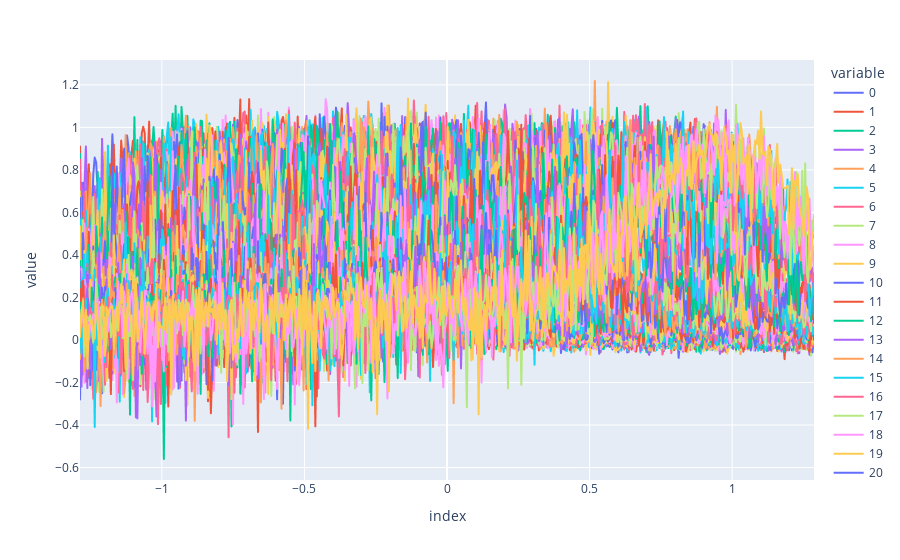

Source (notebook cell):
### Code cell
plot_som(som)

### Figure 1 — Plotly figure (JSON) as saved in the notebook; plotly's stock layout.template omitted (floating-point values rounded to 4 significant figures; data arrays with more than 128 entries replaced by an {"elided": "..."} marker saying what was removed)
{"data": [{"hovertemplate": "variable=0<br>index=%{x}<br>value=%{y}<extra></extra>", "legendgroup": "0", "line": {"color": "#636efa", "dash": "solid"}, "marker": {"symbol": "circle"}, "mode": "lines", "name": "0", "showlegend": true, "type": "scattergl", "x": {"elided": "500 float values"}, "xaxis": "x", "y": {"elided": "500 float values"}, "yaxis": "y"}, {"hovertemplate": "variable=1<br>index=%{x}<br>value=%{y}<extra></extra>", "legendgroup": "1", "line": {"color": "#EF553B", "dash": "solid"}, "marker": {"symbol": "circle"}, "mode": "lines", "name": "1", "showlegend": true, "type": "scattergl", "x": {"elided": "500 float values"}, "xaxis": "x", "y": {"elided": "500 float values"}, "yaxis": "y"}, {"hovertemplate": "variable=2<br>index=%{x}<br>value=%{y}<extra></extra>", "legendgroup": "2", "line": {"color": "#00cc96", "dash": "solid"}, "marker": {"symbol": "circle"}, "mode": "lines", "name": "2", "showlegend": true, "type": "scattergl", "x": {"elided": "500 float values"}, "xaxis": "x", "y": {"elided": "500 float values"}, "yaxis": "y"}, {"hovertemplate": "variable=3<br>index=%{x}<br>value=%{y}<extra></extra>", "legendgroup": "3", "line": {"color": "#ab63fa", "dash": "solid"}, "marker": {"symbol": "circle"}, "mode": "lines", "name": "3", "showlegend": true, "type": "scattergl", "x": {"elided": "500 float values"}, "xaxis": "x", "y": {"elided": "500 float values"}, "yaxis": "y"}, {"hovertemplate": "variable=4<br>index=%{x}<br>value=%{y}<extra></extra>", "legendgroup": "4", "line": {"color": "#FFA15A", "dash": "solid"}, "marker": {"symbol": "circle"}, "mode": "lines", "name": "4", "showlegend": true, "type": "scattergl", "x": {"elided": "500 float values"}, "xaxis": "x", "y": {"elided": "500 float values"}, "yaxis": "y"}, {"hovertemplate": "variable=5<br>index=%{x}<br>value=%{y}<extra></extra>", "legendgroup": "5", "line": {"color": "#19d3f3", "dash": "solid"}, "marker": {"symbol": "circle"}, "mode": "lines", "name": "5", "showlegend": true, "type": "scattergl", "x": {"elided": "500 float values"}, "xaxis": "x", "y": {"elided": "500 float values"}, "yaxis": "y"}, {"hovertemplate": "variable=6<br>index=%{x}<br>value=%{y}<extra></extra>", "legendgroup": "6", "line": {"color": "#FF6692", "dash": "solid"}, "marker": {"symbol": "circle"}, "mode": "lines", "name": "6", "showlegend": true, "type": "scattergl", "x": {"elided": "500 float values"}, "xaxis": "x", "y": {"elided": "500 float values"}, "yaxis": "y"}, {"hovertemplate": "variable=7<br>index=%{x}<br>value=%{y}<extra></extra>", "legendgroup": "7", "line": {"color": "#B6E880", "dash": "solid"}, "marker": {"symbol": "circle"}, "mode": "lines", "name": "7", "showlegend": true, "type": "scattergl", "x": {"elided": "500 float values"}, "xaxis": "x", "y": {"elided": "500 float values"}, "yaxis": "y"}, {"hovertemplate": "variable=8<br>index=%{x}<br>value=%{y}<extra></extra>", "legendgroup": "8", "line": {"color": "#FF97FF", "dash": "solid"}, "marker": {"symbol": "circle"}, "mode": "lines", "name": "8", "showlegend": true, "type": "scattergl", "x": {"elided": "500 float values"}, "xaxis": "x", "y": {"elided": "500 float values"}, "yaxis": "y"}, {"hovertemplate": "variable=9<br>index=%{x}<br>value=%{y}<extra></extra>", "legendgroup": "9", "line": {"color": "#FECB52", "dash": "solid"}, "marker": {"symbol": "circle"}, "mode": "lines", "name": "9", "showlegend": true, "type": "scattergl", "x": {"elided": "500 float values"}, "xaxis": "x", "y": {"elided": "500 float values"}, "yaxis": "y"}, {"hovertemplate": "variable=10<br>index=%{x}<br>value=%{y}<extra></extra>", "legendgroup": "10", "line": {"color": "#636efa", "dash": "solid"}, "marker": {"symbol": "circle"}, "mode": "lines", "name": "10", "showlegend": true, "type": "scattergl", "x": {"elided": "500 float values"}, "xaxis": "x", "y": {"elided": "500 float values"}, "yaxis": "y"}, {"hovertemplate": "variable=11<br>index=%{x}<br>value=%{y}<extra></extra>", "legendgroup": "11", "line": {"color": "#EF553B", "dash": "solid"}, "marker": {"symbol": "circle"}, "mode": "lines", "name": "11", "showlegend": true, "type": "scattergl", "x": {"elided": "500 float values"}, "xaxis": "x", "y": {"elided": "500 float values"}, "yaxis": "y"}, {"hovertemplate": "variable=12<br>index=%{x}<br>value=%{y}<extra></extra>", "legendgroup": "12", "line": {"color": "#00cc96", "dash": "solid"}, "marker": {"symbol": "circle"}, "mode": "lines", "name": "12", "showlegend": true, "type": "scattergl", "x": {"elided": "500 float values"}, "xaxis": "x", "y": {"elided": "500 float values"}, "yaxis": "y"}, {"hovertemplate": "variable=13<br>index=%{x}<br>value=%{y}<extra></extra>", "legendgroup": "13", "line": {"color": "#ab63fa", "dash": "solid"}, "marker": {"symbol": "circle"}, "mode": "lines", "name": "13", "showlegend": true, "type": "scattergl", "x": {"elided": "500 float values"}, "xaxis": "x", "y": {"elided": "500 float values"}, "yaxis": "y"}, {"hovertemplate": "variable=14<br>index=%{x}<br>value=%{y}<extra></extra>", "legendgroup": "14", "line": {"color": "#FFA15A", "dash": "solid"}, "marker": {"symbol": "circle"}, "mode": "lines", "name": "14", "showlegend": true, "type": "scattergl", "x": {"elided": "500 float values"}, "xaxis": "x", "y": {"elided": "500 float values"}, "yaxis": "y"}, {"hovertemplate": "variable=15<br>index=%{x}<br>value=%{y}<extra></extra>", "legendgroup": "15", "line": {"color": "#19d3f3", "dash": "solid"}, "marker": {"symbol": "circle"}, "mode": "lines", "name": "15", "showlegend": true, "type": "scattergl", "x": {"elided": "500 float values"}, "xaxis": "x", "y": {"elided": "500 float values"}, "yaxis": "y"}, {"hovertemplate": "variable=16<br>index=%{x}<br>value=%{y}<extra></extra>", "legendgroup": "16", "line": {"color": "#FF6692", "dash": "solid"}, "marker": {"symbol": "circle"}, "mode": "lines", "name": "16", "showlegend": true, "type": "scattergl", "x": {"elided": "500 float values"}, "xaxis": "x", "y": {"elided": "500 float values"}, "yaxis": "y"}, {"hovertemplate": "variable=17<br>index=%{x}<br>value=%{y}<extra></extra>", "legendgroup": "17", "line": {"color": "#B6E880", "dash": "solid"}, "marker": {"symbol": "circle"}, "mode": "lines", "name": "17", "showlegend": true, "type": "scattergl", "x": {"elided": "500 float values"}, "xaxis": "x", "y": {"elided": "500 float values"}, "yaxis": "y"}, {"hovertemplate": "variable=18<br>index=%{x}<br>value=%{y}<extra></extra>", "legendgroup": "18", "line": {"color": "#FF97FF", "dash": "solid"}, "marker": {"symbol": "circle"}, "mode": "lines", "name": "18", "showlegend": true, "type": "scattergl", "x": {"elided": "500 float values"}, "xaxis": "x", "y": {"elided": "500 float values"}, "yaxis": "y"}, {"hovertemplate": "variable=19<br>index=%{x}<br>value=%{y}<extra></extra>", "legendgroup": "19", "line": {"color": "#FECB52", "dash": "solid"}, "marker": {"symbol": "circle"}, "mode": "lines", "name": "19", "showlegend": true, "type": "scattergl", "x": {"elided": "500 float values"}, "xaxis": "x", "y": {"elided": "500 float values"}, "yaxis": "y"}, {"hovertemplate": "variable=20<br>index=%{x}<br>value=%{y}<extra></extra>", "legendgroup": "20", "line": {"color": "#636efa", "dash": "solid"}, "marker": {"symbol": "circle"}, "mode": "lines", "name": "20", "showlegend": true, "type": "scattergl", "x": {"elided": "500 float values"}, "xaxis": "x", "y": {"elided": "500 float values"}, "yaxis": "y"}, {"hovertemplate": "variable=21<br>index=%{x}<br>value=%{y}<extra></extra>", "legendgroup": "21", "line": {"color": "#EF553B", "dash": "solid"}, "marker": {"symbol": "circle"}, "mode": "lines", "name": "21", "showlegend": true, "type": "scattergl", "x": {"elided": "500 float values"}, "xaxis": "x", "y": {"elided": "500 float values"}, "yaxis": "y"}, {"hovertemplate": "variable=22<br>index=%{x}<br>value=%{y}<extra></extra>", "legendgroup": "22", "line": {"color": "#00cc96", "dash": "solid"}, "marker": {"symbol": "circle"}, "mode": "lines", "name": "22", "showlegend": true, "type": "scattergl", "x": {"elided": "500 float values"}, "xaxis": "x", "y": {"elided": "500 float values"}, "yaxis": "y"}, {"hovertemplate": "variable=23<br>index=%{x}<br>value=%{y}<extra></extra>", "legendgroup": "23", "line": {"color": "#ab63fa", "dash": "solid"}, "marker": {"symbol": "circle"}, "mode": "lines", "name": "23", "showlegend": true, "type": "scattergl", "x": {"elided": "500 float values"}, "xaxis": "x", "y": {"elided": "500 float values"}, "yaxis": "y"}, {"hovertemplate": "variable=24<br>index=%{x}<br>value=%{y}<extra></extra>", "legendgroup": "24", "line": {"color": "#FFA15A", "dash": "solid"}, "marker": {"symbol": "circle"}, "mode": "lines", "name": "24", "showlegend": true, "type": "scattergl", "x": {"elided": "500 float values"}, "xaxis": "x", "y": {"elided": "500 float values"}, "yaxis": "y"}, {"hovertemplate": "variable=25<br>index=%{x}<br>value=%{y}<extra></extra>", "legendgroup": "25", "line": {"color": "#19d3f3", "dash": "solid"}, "marker": {"symbol": "circle"}, "mode": "lines", "name": "25", "showlegend": true, "type": "scattergl", "x": {"elided": "500 float values"}, "xaxis": "x", "y": {"elided": "500 float values"}, "yaxis": "y"}, {"hovertemplate": "variable=26<br>index=%{x}<br>value=%{y}<extra></extra>", "legendgroup": "26", "line": {"color": "#FF6692", "dash": "solid"}, "marker": {"symbol": "circle"}, "mode": "lines", "name": "26", "showlegend": true, "type": "scattergl", "x": {"elided": "500 float values"}, "xaxis": "x", "y": {"elided": "500 float values"}, "yaxis": "y"}, {"hovertemplate": "variable=27<br>index=%{x}<br>value=%{y}<extra></extra>", "legendgroup": "27", "line": {"color": "#B6E880", "dash": "solid"}, "marker": {"symbol": "circle"}, "mode": "lines", "name": "27", "showlegend": true, "type": "scattergl", "x": {"elided": "500 float values"}, "xaxis": "x", "y": {"elided": "500 float values"}, "yaxis": "y"}, {"hovertemplate": "variable=28<br>index=%{x}<br>value=%{y}<extra></extra>", "legendgroup": "28", "line": {"color": "#FF97FF", "dash": "solid"}, "marker": {"symbol": "circle"}, "mode": "lines", "name": "28", "showlegend": true, "type": "scattergl", "x": {"elided": "500 float values"}, "xaxis": "x", "y": {"elided": "500 float values"}, "yaxis": "y"}, {"hovertemplate": "variable=29<br>index=%{x}<br>value=%{y}<extra></extra>", "legendgroup": "29", "line": {"color": "#FECB52", "dash": "solid"}, "marker": {"symbol": "circle"}, "mode": "lines", "name": "29", "showlegend": true, "type": "scattergl", "x": {"elided": "500 float values"}, "xaxis": "x", "y": {"elided": "500 float values"}, "yaxis": "y"}, {"hovertemplate": "variable=30<br>index=%{x}<br>value=%{y}<extra></extra>", "legendgroup": "30", "line": {"color": "#636efa", "dash": "solid"}, "marker": {"symbol": "circle"}, "mode": "lines", "name": "30", "showlegend": true, "type": "scattergl", "x": {"elided": "500 float values"}, "xaxis": "x", "y": {"elided": "500 float values"}, "yaxis": "y"}, {"hovertemplate": "variable=31<br>index=%{x}<br>value=%{y}<extra></extra>", "legendgroup": "31", "line": {"color": "#EF553B", "dash": "solid"}, "marker": {"symbol": "circle"}, "mode": "lines", "name": "31", "showlegend": true, "type": "scattergl", "x": {"elided": "500 float values"}, "xaxis": "x", "y": {"elided": "500 float values"}, "yaxis": "y"}, {"hovertemplate": "variable=32<br>index=%{x}<br>value=%{y}<extra></extra>", "legendgroup": "32", "line": {"color": "#00cc96", "dash": "solid"}, "marker": {"symbol": "circle"}, "mode": "lines", "name": "32", "showlegend": true, "type": "scattergl", "x": {"elided": "500 float values"}, "xaxis": "x", "y": {"elided": "500 float values"}, "yaxis": "y"}, {"hovertemplate": "variable=33<br>index=%{x}<br>value=%{y}<extra></extra>", "legendgroup": "33", "line": {"color": "#ab63fa", "dash": "solid"}, "marker": {"symbol": "circle"}, "mode": "lines", "name": "33", "showlegend": true, "type": "scattergl", "x": {"elided": "500 float values"}, "xaxis": "x", "y": {"elided": "500 float values"}, "yaxis": "y"}, {"hovertemplate": "variable=34<br>index=%{x}<br>value=%{y}<extra></extra>", "legendgroup": "34", "line": {"color": "#FFA15A", "dash": "solid"}, "marker": {"symbol": "circle"}, "mode": "lines", "name": "34", "showlegend": true, "type": "scattergl", "x": {"elided": "500 float values"}, "xaxis": "x", "y": {"elided": "500 float values"}, "yaxis": "y"}, {"hovertemplate": "variable=35<br>index=%{x}<br>value=%{y}<extra></extra>", "legendgroup": "35", "line": {"color": "#19d3f3", "dash": "solid"}, "marker": {"symbol": "circle"}, "mode": "lines", "name": "35", "showlegend": true, "type": "scattergl", "x": {"elided": "500 float values"}, "xaxis": "x", "y": {"elided": "500 float values"}, "yaxis": "y"}, {"hovertemplate": "variable=36<br>index=%{x}<br>value=%{y}<extra></extra>", "legendgroup": "36", "line": {"color": "#FF6692", "dash": "solid"}, "marker": {"symbol": "circle"}, "mode": "lines", "name": "36", "showlegend": true, "type": "scattergl", "x": {"elided": "500 float values"}, "xaxis": "x", "y": {"elided": "500 float values"}, "yaxis": "y"}, {"hovertemplate": "variable=37<br>index=%{x}<br>value=%{y}<extra></extra>", "legendgroup": "37", "line": {"color": "#B6E880", "dash": "solid"}, "marker": {"symbol": "circle"}, "mode": "lines", "name": "37", "showlegend": true, "type": "scattergl", "x": {"elided": "500 float values"}, "xaxis": "x", "y": {"elided": "500 float values"}, "yaxis": "y"}, {"hovertemplate": "variable=38<br>index=%{x}<br>value=%{y}<extra></extra>", "legendgroup": "38", "line": {"color": "#FF97FF", "dash": "solid"}, "marker": {"symbol": "circle"}, "mode": "lines", "name": "38", "showlegend": true, "type": "scattergl", "x": {"elided": "500 float values"}, "xaxis": "x", "y": {"elided": "500 float values"}, "yaxis": "y"}, {"hovertemplate": "variable=39<br>index=%{x}<br>value=%{y}<extra></extra>", "legendgroup": "39", "line": {"color": "#FECB52", "dash": "solid"}, "marker": {"symbol": "circle"}, "mode": "lines", "name": "39", "showlegend": true, "type": "scattergl", "x": {"elided": "500 float values"}, "xaxis": "x", "y": {"elided": "500 float values"}, "yaxis": "y"}, {"hovertemplate": "variable=40<br>index=%{x}<br>value=%{y}<extra></extra>", "legendgroup": "40", "line": {"color": "#636efa", "dash": "solid"}, "marker": {"symbol": "circle"}, "mode": "lines", "name": "40", "showlegend": true, "type": "scattergl", "x": {"elided": "500 float values"}, "xaxis": "x", "y": {"elided": "500 float values"}, "yaxis": "y"}, {"hovertemplate": "variable=41<br>index=%{x}<br>value=%{y}<extra></extra>", "legendgroup": "41", "line": {"color": "#EF553B", "dash": "solid"}, "marker": {"symbol": "circle"}, "mode": "lines", "name": "41", "showlegend": true, "type": "scattergl", "x": {"elided": "500 float values"}, "xaxis": "x", "y": {"elided": "500 float values"}, "yaxis": "y"}, {"hovertemplate": "variable=42<br>index=%{x}<br>value=%{y}<extra></extra>", "legendgroup": "42", "line": {"color": "#00cc96", "dash": "solid"}, "marker": {"symbol": "circle"}, "mode": "lines", "name": "42", "showlegend": true, "type": "scattergl", "x": {"elided": "500 float values"}, "xaxis": "x", "y": {"elided": "500 float values"}, "yaxis": "y"}, {"hovertemplate": "variable=43<br>index=%{x}<br>value=%{y}<extra></extra>", "legendgroup": "43", "line": {"color": "#ab63fa", "dash": "solid"}, "marker": {"symbol": "circle"}, "mode": "lines", "name": "43", "showlegend": true, "type": "scattergl", "x": {"elided": "500 float values"}, "xaxis": "x", "y": {"elided": "500 float values"}, "yaxis": "y"}, {"hovertemplate": "variable=44<br>index=%{x}<br>value=%{y}<extra></extra>", "legendgroup": "44", "line": {"color": "#FFA15A", "dash": "solid"}, "marker": {"symbol": "circle"}, "mode": "lines", "name": "44", "showlegend": true, "type": "scattergl", "x": {"elided": "500 float values"}, "xaxis": "x", "y": {"elided": "500 float values"}, "yaxis": "y"}, {"hovertemplate": "variable=45<br>index=%{x}<br>value=%{y}<extra></extra>", "legendgroup": "45", "line": {"color": "#19d3f3", "dash": "solid"}, "marker": {"symbol": "circle"}, "mode": "lines", "name": "45", "showlegend": true, "type": "scattergl", "x": {"elided": "500 float values"}, "xaxis": "x", "y": {"elided": "500 float values"}, "yaxis": "y"}, {"hovertemplate": "variable=46<br>index=%{x}<br>value=%{y}<extra></extra>", "legendgroup": "46", "line": {"color": "#FF6692", "dash": "solid"}, "marker": {"symbol": "circle"}, "mode": "lines", "name": "46", "showlegend": true, "type": "scattergl", "x": {"elided": "500 float values"}, "xaxis": "x", "y": {"elided": "500 float values"}, "yaxis": "y"}, {"hovertemplate": "variable=47<br>index=%{x}<br>value=%{y}<extra></extra>", "legendgroup": "47", "line": {"color": "#B6E880", "dash": "solid"}, "marker": {"symbol": "circle"}, "mode": "lines", "name": "47", "showlegend": true, "type": "scattergl", "x": {"elided": "500 float values"}, "xaxis": "x", "y": {"elided": "500 float values"}, "yaxis": "y"}, {"hovertemplate": "variable=48<br>index=%{x}<br>value=%{y}<extra></extra>", "legendgroup": "48", "line": {"color": "#FF97FF", "dash": "solid"}, "marker": {"symbol": "circle"}, "mode": "lines", "name": "48", "showlegend": true, "type": "scattergl", "x": {"elided": "500 float values"}, "xaxis": "x", "y": {"elided": "500 float values"}, "yaxis": "y"}, {"hovertemplate": "variable=49<br>index=%{x}<br>value=%{y}<extra></extra>", "legendgroup": "49", "line": {"color": "#FECB52", "dash": "solid"}, "marker": {"symbol": "circle"}, "mode": "lines", "name": "49", "showlegend": true, "type": "scattergl", "x": {"elided": "500 float values"}, "xaxis": "x", "y": {"elided": "500 float values"}, "yaxis": "y"}, {"hovertemplate": "variable=50<br>index=%{x}<br>value=%{y}<extra></extra>", "legendgroup": "50", "line": {"color": "#636efa", "dash": "solid"}, "marker": {"symbol": "circle"}, "mode": "lines", "name": "50", "showlegend": true, "type": "scattergl", "x": {"elided": "500 float values"}, "xaxis": "x", "y": {"elided": "500 float values"}, "yaxis": "y"}, {"hovertemplate": "variable=51<br>index=%{x}<br>value=%{y}<extra></extra>", "legendgroup": "51", "line": {"color": "#EF553B", "dash": "solid"}, "marker": {"symbol": "circle"}, "mode": "lines", "name": "51", "showlegend": true, "type": "scattergl", "x": {"elided": "500 float values"}, "xaxis": "x", "y": {"elided": "500 float values"}, "yaxis": "y"}, {"hovertemplate": "variable=52<br>index=%{x}<br>value=%{y}<extra></extra>", "legendgroup": "52", "line": {"color": "#00cc96", "dash": "solid"}, "marker": {"symbol": "circle"}, "mode": "lines", "name": "52", "showlegend": true, "type": "scattergl", "x": {"elided": "500 float values"}, "xaxis": "x", "y": {"elided": "500 float values"}, "yaxis": "y"}, {"hovertemplate": "variable=53<br>index=%{x}<br>value=%{y}<extra></extra>", "legendgroup": "53", "line": {"color": "#ab63fa", "dash": "solid"}, "marker": {"symbol": "circle"}, "mode": "lines", "name": "53", "showlegend": true, "type": "scattergl", "x": {"elided": "500 float values"}, "xaxis": "x", "y": {"elided": "500 float values"}, "yaxis": "y"}, {"hovertemplate": "variable=54<br>index=%{x}<br>value=%{y}<extra></extra>", "legendgroup": "54", "line": {"color": "#FFA15A", "dash": "solid"}, "marker": {"symbol": "circle"}, "mode": "lines", "name": "54", "showlegend": true, "type": "scattergl", "x": {"elided": "500 float values"}, "xaxis": "x", "y": {"elided": "500 float values"}, "yaxis": "y"}, {"hovertemplate": "variable=55<br>index=%{x}<br>value=%{y}<extra></extra>", "legendgroup": "55", "line": {"color": "#19d3f3", "dash": "solid"}, "marker": {"symbol": "circle"}, "mode": "lines", "name": "55", "showlegend": true, "type": "scattergl", "x": {"elided": "500 float values"}, "xaxis": "x", "y": {"elided": "500 float values"}, "yaxis": "y"}, {"hovertemplate": "variable=56<br>index=%{x}<br>value=%{y}<extra></extra>", "legendgroup": "56", "line": {"color": "#FF6692", "dash": "solid"}, "marker": {"symbol": "circle"}, "mode": "lines", "name": "56", "showlegend": true, "type": "scattergl", "x": {"elided": "500 float values"}, "xaxis": "x", "y": {"elided": "500 float values"}, "yaxis": "y"}, {"hovertemplate": "variable=57<br>index=%{x}<br>value=%{y}<extra></extra>", "legendgroup": "57", "line": {"color": "#B6E880", "dash": "solid"}, "marker": {"symbol": "circle"}, "mode": "lines", "name": "57", "showlegend": true, "type": "scattergl", "x": {"elided": "500 float values"}, "xaxis": "x", "y": {"elided": "500 float values"}, "yaxis": "y"}, {"hovertemplate": "variable=58<br>index=%{x}<br>value=%{y}<extra></extra>", "legendgroup": "58", "line": {"color": "#FF97FF", "dash": "solid"}, "marker": {"symbol": "circle"}, "mode": "lines", "name": "58", "showlegend": true, "type": "scattergl", "x": {"elided": "500 float values"}, "xaxis": "x", "y": {"elided": "500 float values"}, "yaxis": "y"}, {"hovertemplate": "variable=59<br>index=%{x}<br>value=%{y}<extra></extra>", "legendgroup": "59", "line": {"color": "#FECB52", "dash": "solid"}, "marker": {"symbol": "circle"}, "mode": "lines", "name": "59", "showlegend": true, "type": "scattergl", "x": {"elided": "500 float values"}, "xaxis": "x", "y": {"elided": "500 float values"}, "yaxis": "y"}, {"hovertemplate": "variable=60<br>index=%{x}<br>value=%{y}<extra></extra>", "legendgroup": "60", "line": {"color": "#636efa", "dash": "solid"}, "marker": {"symbol": "circle"}, "mode": "lines", "name": "60", "showlegend": true, "type": "scattergl", "x": {"elided": "500 float values"}, "xaxis": "x", "y": {"elided": "500 float values"}, "yaxis": "y"}, {"hovertemplate": "variable=61<br>index=%{x}<br>value=%{y}<extra></extra>", "legendgroup": "61", "line": {"color": "#EF553B", "dash": "solid"}, "marker": {"symbol": "circle"}, "mode": "lines", "name": "61", "showlegend": true, "type": "scattergl", "x": {"elided": "500 float values"}, "xaxis": "x", "y": {"elided": "500 float values"}, "yaxis": "y"}, {"hovertemplate": "variable=62<br>index=%{x}<br>value=%{y}<extra></extra>", "legendgroup": "62", "line": {"color": "#00cc96", "dash": "solid"}, "marker": {"symbol": "circle"}, "mode": "lines", "name": "62", "showlegend": true, "type": "scattergl", "x": {"elided": "500 float values"}, "xaxis": "x", "y": {"elided": "500 float values"}, "yaxis": "y"}, {"hovertemplate": "variable=63<br>index=%{x}<br>value=%{y}<extra></extra>", "legendgroup": "63", "line": {"color": "#ab63fa", "dash": "solid"}, "marker": {"symbol": "circle"}, "mode": "lines", "name": "63", "showlegend": true, "type": "scattergl", "x": {"elided": "500 float values"}, "xaxis": "x", "y": {"elided": "500 float values"}, "yaxis": "y"}, {"hovertemplate": "variable=64<br>index=%{x}<br>value=%{y}<extra></extra>", "legendgroup": "64", "line": {"color": "#FFA15A", "dash": "solid"}, "marker": {"symbol": "circle"}, "mode": "lines", "name": "64", "showlegend": true, "type": "scattergl", "x": {"elided": "500 float values"}, "xaxis": "x", "y": {"elided": "500 float values"}, "yaxis": "y"}, {"hovertemplate": "variable=65<br>index=%{x}<br>value=%{y}<extra></extra>", "legendgroup": "65", "line": {"color": "#19d3f3", "dash": "solid"}, "marker": {"symbol": "circle"}, "mode": "lines", "name": "65", "showlegend": true, "type": "scattergl", "x": {"elided": "500 float values"}, "xaxis": "x", "y": {"elided": "500 float values"}, "yaxis": "y"}, {"hovertemplate": "variable=66<br>index=%{x}<br>value=%{y}<extra></extra>", "legendgroup": "66", "line": {"color": "#FF6692", "dash": "solid"}, "marker": {"symbol": "circle"}, "mode": "lines", "name": "66", "showlegend": true, "type": "scattergl", "x": {"elided": "500 float values"}, "xaxis": "x", "y": {"elided": "500 float values"}, "yaxis": "y"}, {"hovertemplate": "variable=67<br>index=%{x}<br>value=%{y}<extra></extra>", "legendgroup": "67", "line": {"color": "#B6E880", "dash": "solid"}, "marker": {"symbol": "circle"}, "mode": "lines", "name": "67", "showlegend": true, "type": "scattergl", "x": {"elided": "500 float values"}, "xaxis": "x", "y": {"elided": "500 float values"}, "yaxis": "y"}, {"hovertemplate": "variable=68<br>index=%{x}<br>value=%{y}<extra></extra>", "legendgroup": "68", "line": {"color": "#FF97FF", "dash": "solid"}, "marker": {"symbol": "circle"}, "mode": "lines", "name": "68", "showlegend": true, "type": "scattergl", "x": {"elided": "500 float values"}, "xaxis": "x", "y": {"elided": "500 float values"}, "yaxis": "y"}, {"hovertemplate": "variable=69<br>index=%{x}<br>value=%{y}<extra></extra>", "legendgroup": "69", "line": {"color": "#FECB52", "dash": "solid"}, "marker": {"symbol": "circle"}, "mode": "lines", "name": "69", "showlegend": true, "type": "scattergl", "x": {"elided": "500 float values"}, "xaxis": "x", "y": {"elided": "500 float values"}, "yaxis": "y"}, {"hovertemplate": "variable=70<br>index=%{x}<br>value=%{y}<extra></extra>", "legendgroup": "70", "line": {"color": "#636efa", "dash": "solid"}, "marker": {"symbol": "circle"}, "mode": "lines", "name": "70", "showlegend": true, "type": "scattergl", "x": {"elided": "500 float values"}, "xaxis": "x", "y": {"elided": "500 float values"}, "yaxis": "y"}, {"hovertemplate": "variable=71<br>index=%{x}<br>value=%{y}<extra></extra>", "legendgroup": "71", "line": {"color": "#EF553B", "dash": "solid"}, "marker": {"symbol": "circle"}, "mode": "lines", "name": "71", "showlegend": true, "type": "scattergl", "x": {"elided": "500 float values"}, "xaxis": "x", "y": {"elided": "500 float values"}, "yaxis": "y"}, {"hovertemplate": "variable=72<br>index=%{x}<br>value=%{y}<extra></extra>", "legendgroup": "72", "line": {"color": "#00cc96", "dash": "solid"}, "marker": {"symbol": "circle"}, "mode": "lines", "name": "72", "showlegend": true, "type": "scattergl", "x": {"elided": "500 float values"}, "xaxis": "x", "y": {"elided": "500 float values"}, "yaxis": "y"}, {"hovertemplate": "variable=73<br>index=%{x}<br>value=%{y}<extra></extra>", "legendgroup": "73", "line": {"color": "#ab63fa", "dash": "solid"}, "marker": {"symbol": "circle"}, "mode": "lines", "name": "73", "showlegend": true, "type": "scattergl", "x": {"elided": "500 float values"}, "xaxis": "x", "y": {"elided": "500 float values"}, "yaxis": "y"}, {"hovertemplate": "variable=74<br>index=%{x}<br>value=%{y}<extra></extra>", "legendgroup": "74", "line": {"color": "#FFA15A", "dash": "solid"}, "marker": {"symbol": "circle"}, "mode": "lines", "name": "74", "showlegend": true, "type": "scattergl", "x": {"elided": "500 float values"}, "xaxis": "x", "y": {"elided": "500 float values"}, "yaxis": "y"}, {"hovertemplate": "variable=75<br>index=%{x}<br>value=%{y}<extra></extra>", "legendgroup": "75", "line": {"color": "#19d3f3", "dash": "solid"}, "marker": {"symbol": "circle"}, "mode": "lines", "name": "75", "showlegend": true, "type": "scattergl", "x": {"elided": "500 float values"}, "xaxis": "x", "y": {"elided": "500 float values"}, "yaxis": "y"}, {"hovertemplate": "variable=76<br>index=%{x}<br>value=%{y}<extra></extra>", "legendgroup": "76", "line": {"color": "#FF6692", "dash": "solid"}, "marker": {"symbol": "circle"}, "mode": "lines", "name": "76", "showlegend": true, "type": "scattergl", "x": {"elided": "500 float values"}, "xaxis": "x", "y": {"elided": "500 float values"}, "yaxis": "y"}, {"hovertemplate": "variable=77<br>index=%{x}<br>value=%{y}<extra></extra>", "legendgroup": "77", "line": {"color": "#B6E880", "dash": "solid"}, "marker": {"symbol": "circle"}, "mode": "lines", "name": "77", "showlegend": true, "type": "scattergl", "x": {"elided": "500 float values"}, "xaxis": "x", "y": {"elided": "500 float values"}, "yaxis": "y"}, {"hovertemplate": "variable=78<br>index=%{x}<br>value=%{y}<extra></extra>", "legendgroup": "78", "line": {"color": "#FF97FF", "dash": "solid"}, "marker": {"symbol": "circle"}, "mode": "lines", "name": "78", "showlegend": true, "type": "scattergl", "x": {"elided": "500 float values"}, "xaxis": "x", "y": {"elided": "500 float values"}, "yaxis": "y"}, {"hovertemplate": "variable=79<br>index=%{x}<br>value=%{y}<extra></extra>", "legendgroup": "79", "line": {"color": "#FECB52", "dash": "solid"}, "marker": {"symbol": "circle"}, "mode": "lines", "name": "79", "showlegend": true, "type": "scattergl", "x": {"elided": "500 float values"}, "xaxis": "x", "y": {"elided": "500 float values"}, "yaxis": "y"}, {"hovertemplate": "variable=80<br>index=%{x}<br>value=%{y}<extra></extra>", "legendgroup": "80", "line": {"color": "#636efa", "dash": "solid"}, "marker": {"symbol": "circle"}, "mode": "lines", "name": "80", "showlegend": true, "type": "scattergl", "x": {"elided": "500 float values"}, "xaxis": "x", "y": {"elided": "500 float values"}, "yaxis": "y"}, {"hovertemplate": "variable=81<br>index=%{x}<br>value=%{y}<extra></extra>", "legendgroup": "81", "line": {"color": "#EF553B", "dash": "solid"}, "marker": {"symbol": "circle"}, "mode": "lines", "name": "81", "showlegend": true, "type": "scattergl", "x": {"elided": "500 float values"}, "xaxis": "x", "y": {"elided": "500 float values"}, "yaxis": "y"}, {"hovertemplate": "variable=82<br>index=%{x}<br>value=%{y}<extra></extra>", "legendgroup": "82", "line": {"color": "#00cc96", "dash": "solid"}, "marker": {"symbol": "circle"}, "mode": "lines", "name": "82", "showlegend": true, "type": "scattergl", "x": {"elided": "500 float values"}, "xaxis": "x", "y": {"elided": "500 float values"}, "yaxis": "y"}, {"hovertemplate": "variable=83<br>index=%{x}<br>value=%{y}<extra></extra>", "legendgroup": "83", "line": {"color": "#ab63fa", "dash": "solid"}, "marker": {"symbol": "circle"}, "mode": "lines", "name": "83", "showlegend": true, "type": "scattergl", "x": {"elided": "500 float values"}, "xaxis": "x", "y": {"elided": "500 float values"}, "yaxis": "y"}, {"hovertemplate": "variable=84<br>index=%{x}<br>value=%{y}<extra></extra>", "legendgroup": "84", "line": {"color": "#FFA15A", "dash": "solid"}, "marker": {"symbol": "circle"}, "mode": "lines", "name": "84", "showlegend": true, "type": "scattergl", "x": {"elided": "500 float values"}, "xaxis": "x", "y": {"elided": "500 float values"}, "yaxis": "y"}, {"hovertemplate": "variable=85<br>index=%{x}<br>value=%{y}<extra></extra>", "legendgroup": "85", "line": {"color": "#19d3f3", "dash": "solid"}, "marker": {"symbol": "circle"}, "mode": "lines", "name": "85", "showlegend": true, "type": "scattergl", "x": {"elided": "500 float values"}, "xaxis": "x", "y": {"elided": "500 float values"}, "yaxis": "y"}, {"hovertemplate": "variable=86<br>index=%{x}<br>value=%{y}<extra></extra>", "legendgroup": "86", "line": {"color": "#FF6692", "dash": "solid"}, "marker": {"symbol": "circle"}, "mode": "lines", "name": "86", "showlegend": true, "type": "scattergl", "x": {"elided": "500 float values"}, "xaxis": "x", "y": {"elided": "500 float values"}, "yaxis": "y"}, {"hovertemplate": "variable=87<br>index=%{x}<br>value=%{y}<extra></extra>", "legendgroup": "87", "line": {"color": "#B6E880", "dash": "solid"}, "marker": {"symbol": "circle"}, "mode": "lines", "name": "87", "showlegend": true, "type": "scattergl", "x": {"elided": "500 float values"}, "xaxis": "x", "y": {"elided": "500 float values"}, "yaxis": "y"}, {"hovertemplate": "variable=88<br>index=%{x}<br>value=%{y}<extra></extra>", "legendgroup": "88", "line": {"color": "#FF97FF", "dash": "solid"}, "marker": {"symbol": "circle"}, "mode": "lines", "name": "88", "showlegend": true, "type": "scattergl", "x": {"elided": "500 float values"}, "xaxis": "x", "y": {"elided": "500 float values"}, "yaxis": "y"}, {"hovertemplate": "variable=89<br>index=%{x}<br>value=%{y}<extra></extra>", "legendgroup": "89", "line": {"color": "#FECB52", "dash": "solid"}, "marker": {"symbol": "circle"}, "mode": "lines", "name": "89", "showlegend": true, "type": "scattergl", "x": {"elided": "500 float values"}, "xaxis": "x", "y": {"elided": "500 float values"}, "yaxis": "y"}, {"hovertemplate": "variable=90<br>index=%{x}<br>value=%{y}<extra></extra>", "legendgroup": "90", "line": {"color": "#636efa", "dash": "solid"}, "marker": {"symbol": "circle"}, "mode": "lines", "name": "90", "showlegend": true, "type": "scattergl", "x": {"elided": "500 float values"}, "xaxis": "x", "y": {"elided": "500 float values"}, "yaxis": "y"}, {"hovertemplate": "variable=91<br>index=%{x}<br>value=%{y}<extra></extra>", "legendgroup": "91", "line": {"color": "#EF553B", "dash": "solid"}, "marker": {"symbol": "circle"}, "mode": "lines", "name": "91", "showlegend": true, "type": "scattergl", "x": {"elided": "500 float values"}, "xaxis": "x", "y": {"elided": "500 float values"}, "yaxis": "y"}, {"hovertemplate": "variable=92<br>index=%{x}<br>value=%{y}<extra></extra>", "legendgroup": "92", "line": {"color": "#00cc96", "dash": "solid"}, "marker": {"symbol": "circle"}, "mode": "lines", "name": "92", "showlegend": true, "type": "scattergl", "x": {"elided": "500 float values"}, "xaxis": "x", "y": {"elided": "500 float values"}, "yaxis": "y"}, {"hovertemplate": "variable=93<br>index=%{x}<br>value=%{y}<extra></extra>", "legendgroup": "93", "line": {"color": "#ab63fa", "dash": "solid"}, "marker": {"symbol": "circle"}, "mode": "lines", "name": "93", "showlegend": true, "type": "scattergl", "x": {"elided": "500 float values"}, "xaxis": "x", "y": {"elided": "500 float values"}, "yaxis": "y"}, {"hovertemplate": "variable=94<br>index=%{x}<br>value=%{y}<extra></extra>", "legendgroup": "94", "line": {"color": "#FFA15A", "dash": "solid"}, "marker": {"symbol": "circle"}, "mode": "lines", "name": "94", "showlegend": true, "type": "scattergl", "x": {"elided": "500 float values"}, "xaxis": "x", "y": {"elided": "500 float values"}, "yaxis": "y"}, {"hovertemplate": "variable=95<br>index=%{x}<br>value=%{y}<extra></extra>", "legendgroup": "95", "line": {"color": "#19d3f3", "dash": "solid"}, "marker": {"symbol": "circle"}, "mode": "lines", "name": "95", "showlegend": true, "type": "scattergl", "x": {"elided": "500 float values"}, "xaxis": "x", "y": {"elided": "500 float values"}, "yaxis": "y"}, {"hovertemplate": "variable=96<br>index=%{x}<br>value=%{y}<extra></extra>", "legendgroup": "96", "line": {"color": "#FF6692", "dash": "solid"}, "marker": {"symbol": "circle"}, "mode": "lines", "name": "96", "showlegend": true, "type": "scattergl", "x": {"elided": "500 float values"}, "xaxis": "x", "y": {"elided": "500 float values"}, "yaxis": "y"}, {"hovertemplate": "variable=97<br>index=%{x}<br>value=%{y}<extra></extra>", "legendgroup": "97", "line": {"color": "#B6E880", "dash": "solid"}, "marker": {"symbol": "circle"}, "mode": "lines", "name": "97", "showlegend": true, "type": "scattergl", "x": {"elided": "500 float values"}, "xaxis": "x", "y": {"elided": "500 float values"}, "yaxis": "y"}, {"hovertemplate": "variable=98<br>index=%{x}<br>value=%{y}<extra></extra>", "legendgroup": "98", "line": {"color": "#FF97FF", "dash": "solid"}, "marker": {"symbol": "circle"}, "mode": "lines", "name": "98", "showlegend": true, "type": "scattergl", "x": {"elided": "500 float values"}, "xaxis": "x", "y": {"elided": "500 float values"}, "yaxis": "y"}, {"hovertemplate": "variable=99<br>index=%{x}<br>value=%{y}<extra></extra>", "legendgroup": "99", "line": {"color": "#FECB52", "dash": "solid"}, "marker": {"symbol": "circle"}, "mode": "lines", "name": "99", "showlegend": true, "type": "scattergl", "x": {"elided": "500 float values"}, "xaxis": "x", "y": {"elided": "500 float values"}, "yaxis": "y"}], "layout": {"legend": {"title": {"text": "variable"}, "tracegroupgap": 0}, "margin": {"t": 60}, "xaxis": {"anchor": "y", "domain": [0, 1], "title": {"text": "index"}}, "yaxis": {"anchor": "x", "domain": [0, 1], "title": {"text": "value"}}}}
